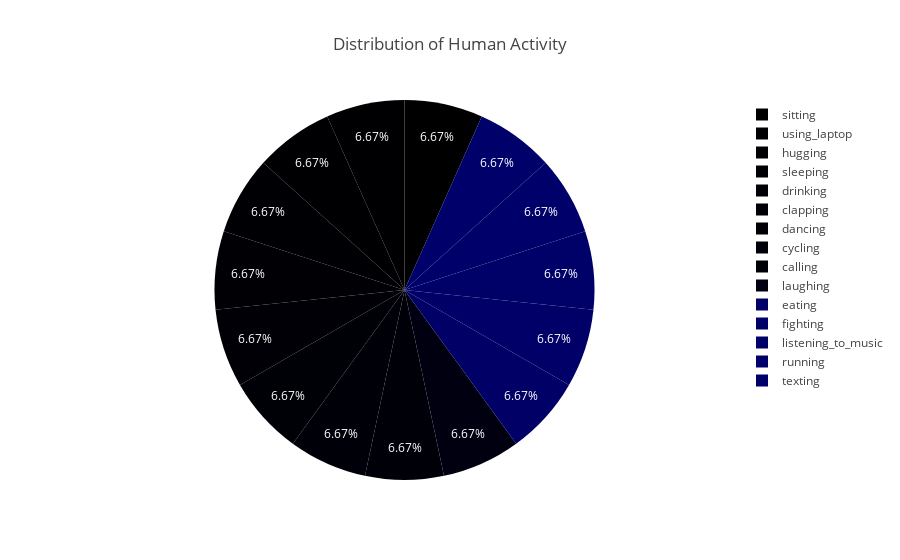

Notebook code for this chart:
### Code cell
import plotly.express as px
l = train_csv.label.value_counts()
fig = px.pie(train_csv, values=l.values, names=l.index, title='Distribution of Human Activity')
fig.show()

### Figure 1 — Plotly figure (JSON) as saved in the notebook; plotly's stock layout.template omitted (floating-point values rounded to 4 significant figures)
{"data": [{"domain": {"x": [0, 1], "y": [0, 1]}, "hovertemplate": "label=%{label}<br>value=%{value}<extra></extra>", "labels": ["sitting", "using_laptop", "hugging", "sleeping", "drinking", "clapping", "dancing", "cycling", "calling", "laughing", "eating", "fighting", "listening_to_music", "running", "texting"], "legendgroup": "", "name": "", "showlegend": true, "type": "pie", "values": [840, 840, 840, 840, 840, 840, 840, 840, 840, 840, 840, 840, 840, 840, 840]}], "layout": {"legend": {"tracegroupgap": 0}, "title": {"text": "Distribution of Human Activity"}}}
